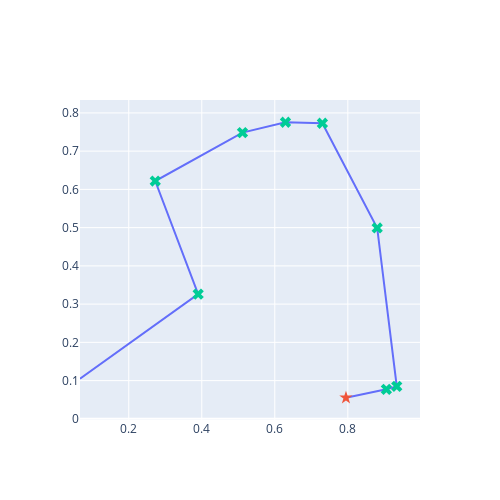

The notebook cell this image was saved under:
### Markdown cell above
#### Test the function

### Code cell
# Test
rg = Generator(PCG64(46)) # set your own unique seed number
n_cities = 10
cities = simulate_cities(rg, n_cities)
start_time = time.time()  # Record start time
solution, distance = variable_neighborhood_search(cities, iterations=100)
end_time = time.time()  # Record end time
print("best solution:", solution)
print("distance travelled:", distance)
print("Computing time:", end_time - start_time, "seconds")

draw_salesman(solution, cities)

### Figure 1 — Plotly figure (JSON) as saved in the notebook; plotly's stock layout.template omitted (floating-point values rounded to 4 significant figures)
{"data": [{"mode": "lines", "type": "scatter", "x": [0.7949, 0.9056, 0.934, 0.8805, 0.7304, 0.6292, 0.5114, 0.2726, 0.3901, 0.06647], "y": [0.05517, 0.07723, 0.08495, 0.4991, 0.7729, 0.7756, 0.7485, 0.6219, 0.3261, 0.1051]}, {"marker": {"size": 10, "symbol": "star"}, "mode": "markers", "text": "0", "type": "scatter", "x": [0.7949], "y": [0.05517]}, {"marker": {"size": 10, "symbol": "x"}, "mode": "markers", "text": ["0", "2", "5", "7", "3", "4", "1", "9"], "type": "scatter", "x": [0.9056, 0.934, 0.8805, 0.7304, 0.6292, 0.5114, 0.2726, 0.3901], "y": [0.07723, 0.08495, 0.4991, 0.7729, 0.7756, 0.7485, 0.6219, 0.3261]}], "layout": {"height": 500, "showlegend": false, "width": 500}}
